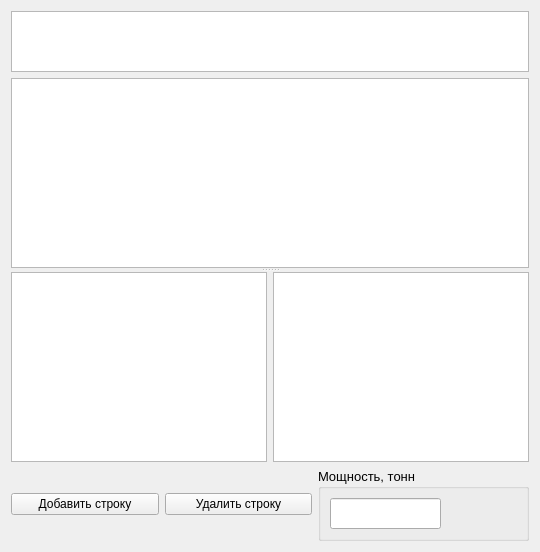
      <widget class="QWidget" name="tab_27">
       <attribute name="title">
        <string>Штат</string>
       </attribute>
       <layout class="QVBoxLayout" name="verticalLayout_44">
        <item>
         <widget class="QTableWidget" name="tbl_state_filtr">
          <property name="maximumSize">
           <size>
            <width>16777215</width>
            <height>61</height>
           </size>
          </property>
         </widget>
        </item>
        <item>
         <widget class="QSplitter" name="splitter_state">
          <property name="orientation">
           <enum>Qt::Vertical</enum>
          </property>
          <widget class="QTableWidget" name="tbl_state"/>
          <widget class="QWidget" name="layoutWidget">
           <layout class="QHBoxLayout" name="horizontalLayout_26">
            <item>
             <widget class="QTableWidget" name="tbl_state_empl">
              <property name="maximumSize">
               <size>
                <width>16777215</width>
                <height>500</height>
               </size>
              </property>
             </widget>
            </item>
            <item>
             <widget class="QTableWidget" name="tbl_state_empl_mat"/>
            </item>
           </layout>
          </widget>
         </widget>
        </item>
        <item>
         <layout class="QHBoxLayout" name="horizontalLayout_24">
          <item>
           <widget class="QPushButton" name="pushButton">
            <property name="text">
             <string>Добавить строку</string>
            </property>
           </widget>
          </item>
          <item>
           <widget class="QPushButton" name="pushButton_2">
            <property name="text">
             <string>Удалить строку</string>
            </property>
           </widget>
          </item>
          <item>
           <widget class="QGroupBox" name="groupBox_8">
            <property name="maximumSize">
             <size>
              <width>211</width>
              <height>77</height>
             </size>
            </property>
            <property name="font">
             <font>
              <pointsize>10</pointsize>
             </font>
            </property>
            <property name="title">
             <string>Мощность, тонн</string>
            </property>
            <layout class="QHBoxLayout" name="horizontalLayout_25">
             <item>
              <widget class="QLineEdit" name="le_mosh_state">
               <property name="maximumSize">
                <size>
                 <width>111</width>
                 <height>16777215</height>
                </size>
               </property>
               <property name="font">
                <font>
                 <pointsize>14</pointsize>
                 <weight>75</weight>
                 <bold>true</bold>
                </font>
               </property>
              </widget>
             </item>
             <item>
              <widget class="QLabel" name="lbl_up_mosh">
               <property name="text">
                <string/>
               </property>
              </widget>
             </item>
            </layout>
           </widget>
          </item>
         </layout>
        </item>
       </layout>
      </widget>
